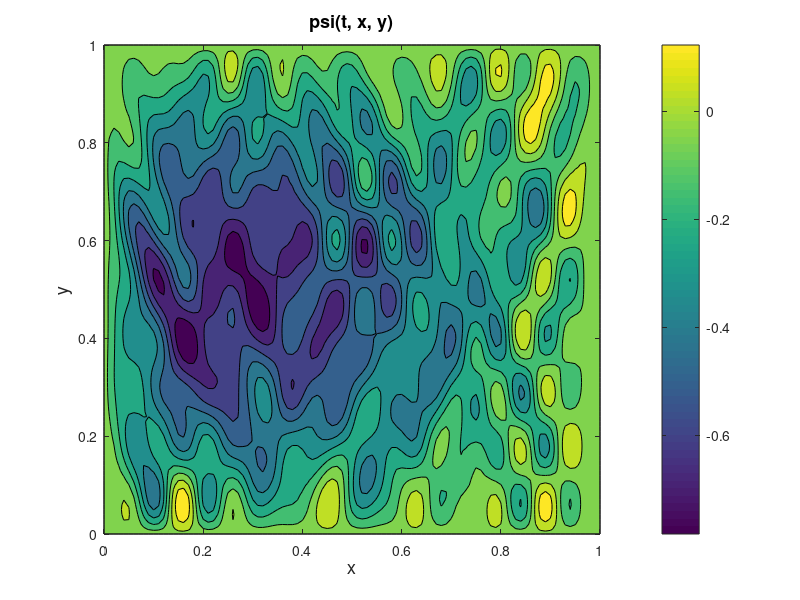

MATLAB code to generate this figure: (Note: this script raises an error after producing the figure.)

clc, clear, close all

%%

L = 1;
dx = .01; dy = .01;
x = 0:dx:L; y = 0:dy:L;
[X, Y] = meshgrid(x,y);

T = 2000;    % how many steps to take 
dt = 29;     % time step
L = 1;       % length of square basin, 1 b/c non-dimensionalized
b = 1.8e-3;
a = 6.3e6;   % radius of Earth, kilometers
theta = 30;  % latitude we use for computation of beta and f 
Ra = 0.2;    % Stommel parameter, from Carl's code 

% Earth's rotation rate
Omega = 7.2921e-5;         % rads / sec 

% determining beta and f at our given latitude
beta_dim = 2 * Omega * cosd(theta) / a;
f = 2 * Omega * sind(theta);

beta = beta_dim * a / f;

% the choice of n, m determines which of the modes we keep 
n = 3:5;
m = 4:9;
N = length(n); M = length(m);
[Nn,Mm] = meshgrid(n',m');  
vec_n = Nn(:);
vec_m = Mm(:);

% initial condition for the system
x0 = (1./(vec_n.^2 + vec_m.^2));

% dispersion relation, given as an N by M matrix, with increases in m
% happening across rows and increases in n happening across columns 
sigma_nm = beta * L ./ ( 2 * pi * sqrt(Nn.^2 + Mm.^2) );
vec_sigma_nm = sigma_nm(:);

% creating a function that computess a specific sigma_nm value
sigma_func = @(n,m) -beta * L / (2 * pi * sqrt(n^2 + m^2) );

% building the forward operator for stepping the coefficients 
A = exp(-b) .* diag( exp(-1i * sigma_nm(:) * dt) );    

% random forcing
load('forcing_1_sd.mat');
q = 0.003 .* forcing;

% pre-allocating storage for quantities we want to store

% storage for the "true" states and "energy"
state = x0;
all_states = zeros(M*N,T+1);
all_states(:,1) = x0;

energy = zeros(1, T+1);
energy(1) = sum(abs(all_states(:,1)).^2);

% storage for the KF computed states and energy
x0_KF = 1.2.*x0;
all_states_KF = zeros(M*N, T+1);
all_states_KF(:,1) = x0_KF;        % KF has perfect initial condition

energy_KF = zeros(1, T+1);
energy_KF(1) = sum(abs(all_states_KF(:,1)).^2);

% noise to add to the data points to make them a little fuzzy

load('noise_1_sd.mat');
noise = 0.005.*noise;

%%

% Running the forward model to create the artificial data
for j = 2:T+1
    
    state = A * state + q(j);

    all_states(:,j) = state;
    
    energy(j) = sum(abs(state).^2);

end

% now we want to create data from the psi values we just computed. This 
% requires us to build the matrix E differently than in our mass spring 
% oscillator system

x_vals = [.2:.1:.8, .2:.1:.8];
y_vals = [0.3.*ones(size(.2:.1:.8)), 0.6.*ones(size(.2:.1:.8))];

E = zeros(length(x_vals), M*N);

for j = 1:length(x_vals)
    for k = 1:M*N

        E(j,k) = exp(-1i * beta * x_vals(j) / vec_sigma_nm(k) ) ...
            * sin(vec_n(k) * pi * x_vals(j)) * sin(vec_m(k) * pi * y_vals(j));

    end
end

% % adding noise here to make the data a little fuzzy
data = E * all_states; %+ noise(1:T+1); 

%%

% Lastly we want to run the Kalman filter and reconstruct the coefficients
% of the normal mode decomposition 

% covariance matrix
uncertainty = cell(T+1,1);
P0 = cov( (x0 - x0_KF) * (x0 - x0_KF)' );
%P0(1,1) = var((1./(vec_m.^2 + vec_n.^2)).*0.1.*randn(1));
uncertainty{1} = P0;

% matrix of covariance of noise in the data
R = var(noise(:)) .* eye(length(x_vals));

% covariance of random forcing
Q = var(0.5.*q(:)) .* eye(N * M);
Gamma = eye(N*M); % we apply forcing to all entries of the state vector

% timesteps where we'll incorporate data
data_steps = [400:50:900, 925:25:1300];
%data_steps = 1:T+1;

% running the Kalman filter 

state_old = x0_KF;
P_old = P0;
temp = dt;

% the RTS smoother needs the states and covariance matrices before any data
% was introduced, so I'm going to store them along with everything 
states_before_data = zeros(M*N, T+1);
states_before_data(:, 1) = state_old;
uncertainty_before_data = cell(T+1, 1);

for j = 2:T+1

    temp_state = A * state_old + .5 .* q(j);
    temp_P = A * P_old * A' + Gamma * Q * Gamma';

    states_before_data(:, j) = temp_state;
    uncertainty_before_data{j} = temp_P;
    
    % calculate Kalman gain matrix
    K = temp_P * E' * ( E * temp_P * E' + R )^(-1);
    
    if sum(j == data_steps)
        
        state_now = temp_state + K * (data(:, j) - E * temp_state );
        P_now = temp_P - K * E * temp_P;

    else

        state_now = temp_state;
        P_now = temp_P;
        
    end
    
    % computing "energy" 
    energy_KF(j) = sum( abs(state_now).^2 ); 
    
    % store new state
    all_states_KF(:,j) = state_now;
    
    % store new uncertainty 
    uncertainty{j} = P_now;

    % cycle states
    state_old = state_now;
    P_old = P_now;
    
    temp = temp + dt;
    
end 

%%

% Now that the Kalman filter has been used to the final time and all
% available data has been incorporated, we want to run the RTS smoother
% backwards to improve the prediction 

% storage for the smoothed states and energy
all_states_RTS = zeros(M*N, T+1);
energy_RTS = zeros(1, T+1);

uncertainty_RTS = cell(T+1,1);

% the initial value for the smoother is just what was computed with the KF
uncertainty_RTS{end} = uncertainty{end};
all_states_RTS(:, end) = all_states_KF(:, end);

forcing_RTS = zeros(M*N,T+1);

Q_new = Q;

for j = T:-1:1

    L = uncertainty{j} * A' * uncertainty_before_data{j+1}^(-1);
    M_RTS = Q_new * Gamma' * uncertainty_before_data{j+1}^(-1);

    all_states_RTS(:, j) = all_states_KF(:, j) + ...
                L * (all_states_RTS(:, j+1) - states_before_data(:, j+1));
    uncertainty_RTS{j} = uncertainty{j} + L * (uncertainty_RTS{j+1} ...
                - uncertainty_before_data{j+1}) * L';

%     forcing_RTS(:, j) = 0.5 .* q(j) + M * (all_states_RTS(:, j+1) - ...
%                                             states_before_data(:, j+1));
    Q_new = Q_new + M_RTS * (uncertainty_RTS{j+1} - uncertainty_before_data{j+1}) ...
                                * M_RTS';

end

% temp = (A * uncertainty{1} * A' + Gamma * Q * Gamma')^(-1)
% L2 = uncertainty{1} * A' * temp;

for j = 1:T+1 
    
    energy_RTS(j) = sum( abs( all_states_RTS(:,j) ).^2 );

end

% all_states_RTS(:,1) = all_states_KF(:,1) + (uncertainty{1} * A' ...
%             * (A * uncertainty{1} * A' + Gamma * Q * Gamma')^(-1) ...
%             * (all_states_RTS(:,2) - all_states_KF(:,2)));
% uncertainty_RTS{1} = 

%% 

% comparing the computed solutions

psi = zeros(length(x), length(y));
psi_KF = zeros(length(x), length(y));
psi_RTS = zeros(length(x), length(y));

which_step = T+1;
for j = 1:M*N
        
        % no Stommel solution
        
        psi_KF = psi_KF + all_states_KF(j, which_step) .* exp(-1i .* beta .* X / vec_sigma_nm(j) ) ...
            .* sin(vec_m(j) .* pi .* Y) .* sin(vec_n(j) .* pi .* X);

        psi_RTS = psi_RTS + all_states_RTS(j, which_step) .* exp(-1i .* beta .* X /vec_sigma_nm(j) ) ...
            .* sin(vec_m(j) .* pi .* Y) .* sin(vec_n(j) .* pi .* X);
        
        psi = psi + all_states(j, which_step) .* exp(-1i .* beta .* X / vec_sigma_nm(j) ) ...
            .* sin(vec_m(j) .* pi .* Y) .* sin(vec_n(j) .* pi .* X);

end

% with the added stommel solution

psi_KF = psi_KF + exp(-X * beta / Ra) .* sin(pi .* Y) + (X - 1).* sin(pi .* Y);

psi = psi + exp(-X * beta / Ra) .* sin(pi .* Y) + (X - 1).* sin(pi .* Y);

psi_RTS = psi_RTS + exp(-X * beta / Ra) .* sin(pi .* Y) + (X - 1) .* sin(pi .* Y);


%%

% Plotting the modes and their inverses 

% creating my figure 10 

% figure()
% tiledlayout(3,1);
% 
% % non-dimensional periods, frequencies, and the logarithm of the initial
% % condition
% 
% sigma_plot = nexttile;
% plot(2*pi./abs(sigma_nm(:)), '*', 'LineWidth', 1.5);
% ylabel('Non-dim Periods', 'FontSize', 13)
% 
% sigma_inverse = nexttile;
% plot(abs(sigma_nm(:)), '*', 'LineWidth', 1.5);
% ylabel('Radian freq.', 'FontSize', 13)
% 
% log_initial = nexttile;
% semilogy(x0(:), '*', 'LineWidth', 1.5)
% ylabel('Semilog plot of initial cond.', 'FontSize', 13)
% 
% xlabel('1, 2, ..., N * M', 'FontSize', 13)

%%

% just plotting the streamfunction after a few time steps 

figure()

contourf(x,y,real(psi))
title('psi(t, x, y)', 'FontSize', 13)
xlabel('x', 'FontSize', 13)
ylabel('y', 'FontSize', 13)
colorbar



%%

% plotting the computed solutions 

figure()
tiledlayout(1, 3)

nexttile;
contourf(x,y,real(psi))
title('True Wave')
xlabel('x')
ylabel('y')
colorbar


nexttile;
contourf(x, y, real(psi_KF))
title('KF Wave')
xlabel('x')
ylabel('y')
colorbar

nexttile;
contourf(x, y, real(psi_RTS))
title('RTSWave')
xlabel('x')
ylabel('y')
colorbar


%%

% plotting the "energy" of the system

figure()
tiledlayout(3,1)

t = 0:2000;
nexttile;
plot(t, energy, t, energy_KF, '--', 'linewidth', 1.5)
hold on 
plot(t, energy_RTS, ' -.', 'linewidth', 1.7) 
xline(data_steps)
legend('True', 'KF', 'RTS')
ylabel('Energy', 'FontSize', 13)

nexttile;
plot(t, energy, t, energy_KF, '--', 'linewidth', 1.5)
hold on 
plot(t, energy_RTS, ' -.', 'linewidth', 1.7) 
xline(data_steps)
xlim([380, 1325])
ylim([0, .06])
legend('True', 'KF', 'RTS')
ylabel('Energy', 'FontSize', 13)

nexttile; 
plot(t, energy_KF, t, energy_RTS, '--', 'linewidth', 1.5)
xline(data_steps)
ylabel('Energy', 'FontSize', 13)
legend('KF', 'RTS')

xlabel('Time step', 'FontSize', 13)

% nexttile;
% plot(energy_KF(1:end))
% title('KF Energy')

